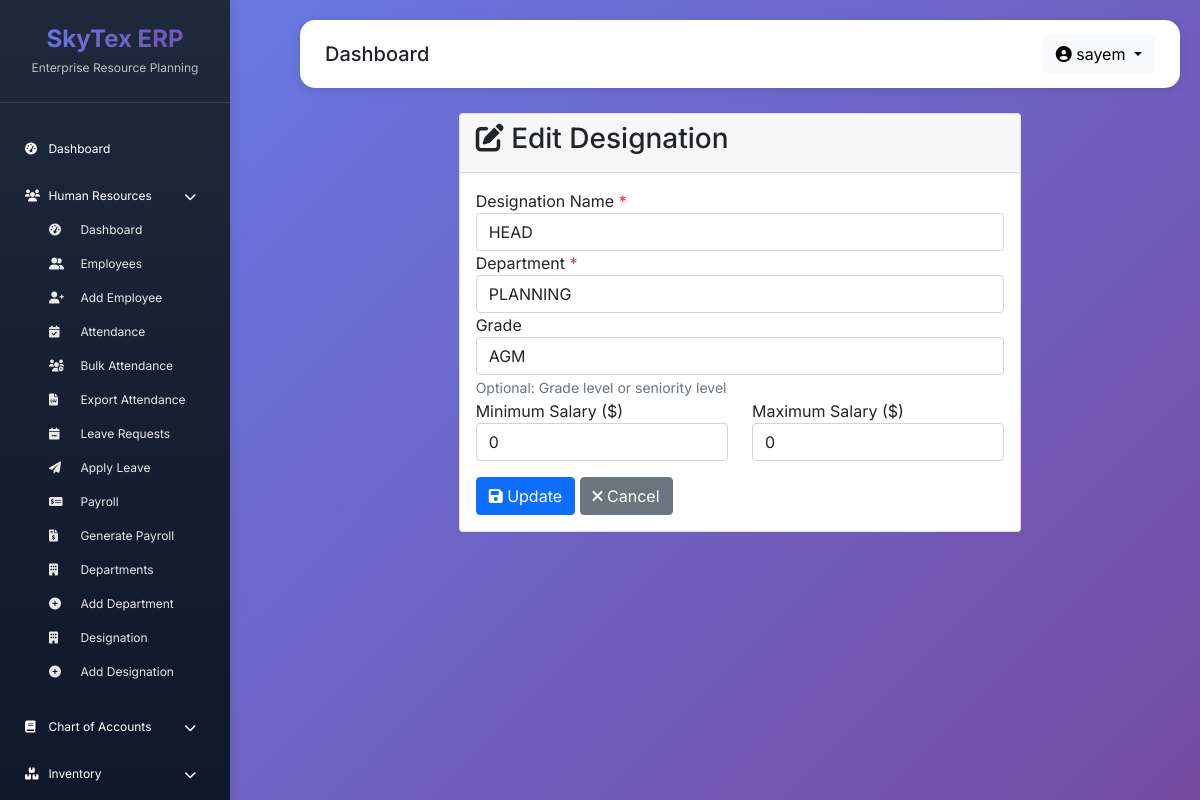
Page /hr/designations/1/edit/ (signed in) on the committed database.
### apps/hr/models.py (models this page shows, shortened)
class Designation(models.Model):
    name = models.CharField(max_length=100)
    department = models.ForeignKey(Department, on_delete=models.CASCADE, related_name='designations')
    grade = models.CharField(max_length=10)
    basic_salary_min = models.DecimalField(max_digits=10, decimal_places=2, default=0)
    basic_salary_max = models.DecimalField(max_digits=10, decimal_places=2, default=0)

class Department(models.Model):
    name = models.CharField(max_length=100)
    code = models.CharField(max_length=20, unique=True)
    description = models.TextField(blank=True)
    hod = models.CharField(max_length=100, blank=True)
    created_at = models.DateTimeField(auto_now_add=True)
    class Meta:
        ordering = ['name']

### apps/hr/views.py (the view, shortened to what this page needs)
# urls.py: path('designations/<int:pk>/edit/', views.edit_designation, name='edit_designation'),
@login_required
@user_passes_test(is_hr_or_admin)
def edit_designation(request, pk):
    designation = get_object_or_404(Designation, pk=pk)
    context = {
        'active': 'hr',
        'page_title': 'Edit Designation',
        'designation': designation,
        'departments': Department.objects.all(),
        'is_edit': True,
    }
    return render(request, 'hr/designation_form.html', context)

### apps/hr/views.py (called while the page is built)
def is_hr_or_admin(user):
    return user.is_superuser or user.groups.filter(name='HR').exists()

### templates/hr/designation_form.html (shortened to what this page needs)
{% extends 'base/base.html' %}
{% load static %}
{% block content %}
<div class="container-fluid">
    <div class="row">
        <div class="col-md-8 offset-md-2">
            <div class="card">
                <div class="card-header">
                    <h3 class="card-title">
                        <i class="fas fa-{% if is_edit %}edit{% else %}plus{% endif %}"></i>
                        {{ page_title }}
                    </h3>
                </div>
                <div class="card-body">
                    <form method="post" id="designationForm">
                        <div class="form-group">
                            <label for="name">Designation Name <span class="text-danger">*</span></label>
                            <input type="text"
                                   class="form-control"
                                   id="name"
                                   name="name"
                                   value="{{ designation.name|default:'' }}"
                                   placeholder="e.g., Senior Software Engineer"
                                   required>
                        </div>
                        <div class="form-group">
                            <label for="department">Department <span class="text-danger">*</span></label>
                            <select class="form-control" id="department" name="department" required>
                                {% for department in departments %}
                                    <option value="{{ department.id }}"
                                        {% if designation.department.id == department.id %}selected{% endif %}>
                                        {{ department.name }}
                                    </option>
                                {% endfor %}
                            </select>
                        </div>
                        <div class="form-group">
                            <label for="grade">Grade</label>
                            <input type="text"
                                   class="form-control"
                                   id="grade"
                                   name="grade"
                                   value="{{ designation.grade|default:'' }}"
                                   placeholder="e.g., A, B, C or Senior, Junior">
                            <small class="form-text text-muted">Optional: Grade level or seniority level</small>
                        </div>
                        <div class="row">
                            <div class="col-md-6">
                                <div class="form-group">
                                    <label for="basic_salary_min">Minimum Salary ($)</label>
                                    <input type="number"
                                           class="form-control"
                                           id="basic_salary_min"
                                           name="basic_salary_min"
                                           value="{{ designation.basic_salary_min|default:'0' }}"
                                           step="0.01"
                                           min="0">
                                </div>
                            </div>
                            <div class="col-md-6">
                                <div class="form-group">
                                    <label for="basic_salary_max">Maximum Salary ($)</label>
                                    <input type="number"
                                           class="form-control"
                                           id="basic_salary_max"
                                           name="basic_salary_max"
                                           value="{{ designation.basic_salary_max|default:'0' }}"
                                           step="0.01"
                                           min="0">
                                </div>
                            </div>
                        </div>
                        <div class="form-group mt-3">
                            <button type="submit" class="btn btn-primary">
                                <i class="fas fa-save"></i> {% if is_edit %}Update{% else %}Save{% endif %}
                            </button>
                            <a href="{% url 'hr:designation_list' %}" class="btn btn-secondary">
                                <i class="fas fa-times"></i> Cancel
                            </a>
                        </div>
                    </form>
                </div>
            </div>
        </div>
    </div>
</div>
{% endblock %}

### templates/base/base.html (shortened to what this page needs)
<!DOCTYPE html>
<html lang="en">
<head>
    <link href="https://cdn.jsdelivr.net/npm/bootstrap@5.1.3/dist/css/bootstrap.min.css" rel="stylesheet">
    <link rel="stylesheet" href="https://cdnjs.cloudflare.com/ajax/libs/font-awesome/6.0.0/css/all.min.css">
</head>
<body>
    <div class="sidebar">
        <div class="sidebar-header">
            <h3>SkyTex ERP</h3>
            <p>Enterprise Resource Planning</p>
        </div>
        <div class="sidebar-menu">
            <div class="menu-item {% if active == 'dashboard' %}active{% endif %}">
                <a href="{% url 'dashboard:dashboard' %}">
                    <i class="fas fa-tachometer-alt"></i>
                    <span>Dashboard</span>
                </a>
            </div>
            <div class="menu-item">
                <a data-bs-toggle="collapse" href="#hrMenu" role="button"
                   aria-expanded="{% if active == 'hr' %}true{% else %}false{% endif %}"
                   aria-controls="hrMenu">
                    <i class="fas fa-users"></i>
                    <span>Human Resources</span>
                    <i class="fas fa-chevron-down float-end mt-1"></i>
                </a>
                <div class="collapse {% if active == 'hr' %}show{% endif %}" id="hrMenu">
                    <div class="ps-4 mt-2">
                        <a class="d-block py-2 text-white text-decoration-none"
                           href="{% url 'hr:hr_dashboard' %}">
                            <i class="fas fa-tachometer-alt me-2"></i> Dashboard
                        </a>
                        <a class="d-block py-2 text-white text-decoration-none"
                           href="{% url 'hr:employee_list' %}">
                            <i class="fas fa-user-friends me-2"></i> Employees
                        </a>
                        <a class="d-block py-2 text-white text-decoration-none"
                           href="{% url 'hr:add_employee' %}">
                            <i class="fas fa-user-plus me-2"></i> Add Employee
                        </a>
                        <a class="d-block py-2 text-white text-decoration-none"
                           href="{% url 'hr:attendance_view' %}">
                            <i class="fas fa-calendar-check me-2"></i> Attendance
                        </a>
                        <a class="d-block py-2 text-white text-decoration-none"
                           href="{% url 'hr:bulk_attendance' %}">
                            <i class="fas fa-users-cog me-2"></i> Bulk Attendance
                        </a>
                        <a class="d-block py-2 text-white text-decoration-none"
                           href="{% url 'hr:export_attendance' %}">
                            <i class="fas fa-file-csv me-2"></i> Export Attendance
                        </a>
                        <a class="d-block py-2 text-white text-decoration-none"
                           href="{% url 'hr:leave_requests' %}">
                            <i class="fas fa-calendar-minus me-2"></i> Leave Requests
                        </a>
                        <a class="d-block py-2 text-white text-decoration-none"
                           href="{% url 'hr:apply_leave' %}">
                            <i class="fas fa-paper-plane me-2"></i> Apply Leave
                        </a>
                        <a class="d-block py-2 text-white text-decoration-none"
                           href="{% url 'hr:payroll_list' %}">
                            <i class="fas fa-money-check-alt me-2"></i> Payroll
                        </a>
                        <a class="d-block py-2 text-white text-decoration-none"
                           href="{% url 'hr:generate_payroll' %}">
                            <i class="fas fa-file-invoice-dollar me-2"></i> Generate Payroll
                        </a>
                        <a class="d-block py-2 text-white text-decoration-none"
                           href="{% url 'hr:department_list' %}">
                            <i class="fas fa-building me-2"></i> Departments
                        </a>
                        <a class="d-block py-2 text-white text-decoration-none"
                           href="{% url 'hr:add_department' %}">
                            <i class="fas fa-plus-circle me-2"></i> Add Department
                        </a>
                        <a class="d-block py-2 text-white text-decoration-none"
                           href="{% url 'hr:designation_list' %}">
                            <i class="fas fa-building me-2"></i> Designation
                        </a>
                        <a class="d-block py-2 text-white text-decoration-none"
                           href="{% url 'hr:add_designation' %}">
                            <i class="fas fa-plus-circle me-2"></i> Add Designation
                        </a>
                    </div>
                </div>
            </div>
            <div class="menu-item">
                <a data-bs-toggle="collapse" href="#accountsMenu" role="button"
                   aria-expanded="{% if active == 'accounts' %}true{% else %}false{% endif %}"
                   aria-controls="accountsMenu">
                    <i class="fas fa-book"></i>
                    <span>Chart of Accounts</span>
                    <i class="fas fa-chevron-down float-end mt-1"></i>
                </a>
            </div>
        <div class="menu-item">
            <a data-bs-toggle="collapse" href="#inventoryMenu" role="button"
               aria-expanded="{% if active == 'inventory' %}true{% else %}false{% endif %}"
               aria-controls="inventoryMenu">
                <i class="fas fa-boxes"></i>
                <span>Inventory</span>
                <i class="fas fa-chevron-down float-end mt-1"></i>
            </a>
        </div>
    </div>
</div>
    <div class="content-wrapper">
        <div class="navbar-custom">
            <div class="row align-items-center">
                <div class="col">
                    <h5 class="mb-0">{% block page_title %}Dashboard{% endblock %}</h5>
                </div>
                <div class="col-auto">
                    <div class="dropdown">
                        <button class="btn btn-light dropdown-toggle" type="button" data-bs-toggle="dropdown">
                            <i class="fas fa-user-circle"></i> {% if user.is_authenticated %}{{ user.username }}{% endif %}
                        </button>
                    </div>
                </div>
            </div>
        </div>
        {% block content %}{% endblock %}
    </div>
</body>
</html>

### templates/base/base.html (style rules this page uses)
* { margin: 0; padding: 0; box-sizing: border-box; }
body { font-family: 'Inter', sans-serif; background: linear-gradient(135deg, #667eea 0%, #764ba2 100%); min-height: 100vh; }
.sidebar { background: linear-gradient(180deg, #1e293b 0%, #0f172a 100%); color: white; position: fixed; left: 0; top: 0; width: 230px; height: 100vh; overflow-y: auto; overflow-x: hidden; transition: all 0.3s; box-shadow: 2px 0 10px rgba(0,0,0,0.1); z-index: 1000; -webkit-overflow-scrolling: touch; }
.sidebar-header { padding: 25px 20px; border-bottom: 1px solid rgba(255,255,255,0.1); text-align: center; }
.sidebar-header h3 { font-size: 24px; font-weight: 700; margin: 0; background: linear-gradient(135deg, #667eea, #764ba2); -webkit-background-clip: text; -webkit-text-fill-color: transparent; }
.sidebar-header p { font-size: 12px; margin: 5px 0 0; opacity: 0.7; }
.sidebar-menu { padding: 20px 0; }
.menu-item { font-size: 12px; padding: 12px 25px; margin: 5px 0; transition: all 0.3s; cursor: pointer; }
.menu-item a { color: white; text-decoration: none; display: block; }
.menu-item i { width: 10px; margin-right: 10px; }
.content-wrapper { margin-left: 280px; padding: 20px; }
.navbar-custom { background: white; padding: 15px 25px; border-radius: 15px; box-shadow: 0 2px 10px rgba(0,0,0,0.1); margin-bottom: 25px; }
.sidebar-menu .collapse a { font-size: 12px; opacity: 0.9; }
.sidebar-menu .collapse .fas { width: 20px; }

### rows in the picture
Designation: name "HEAD", department "PLANNING", grade "AGM", basic_salary_min "0", basic_salary_max "0"

### other values in the picture
{{ user.username }} "sayem"
{{ page_title }} "Edit Designation"
